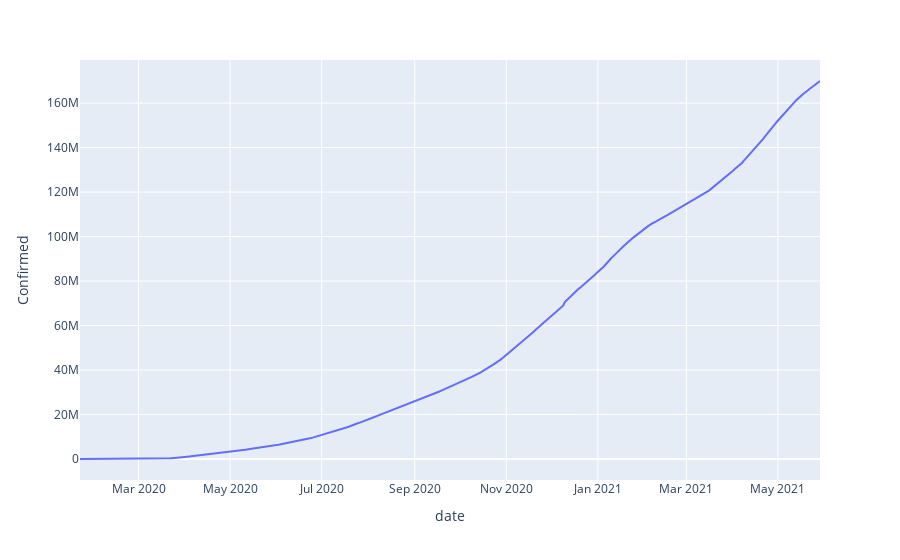

Write notebook code for a chart like this one.
### Code cell
group = dff.groupby(by='date')['Confirmed','Deaths'].sum().reset_index()
px.line(data_frame=group,x='date',y='Confirmed')

### Figure 1 — Plotly figure (JSON) as saved in the notebook; plotly's stock layout.template omitted (floating-point values rounded to 4 significant figures; data arrays with more than 128 entries replaced by an {"elided": "..."} marker saying what was removed)
{"data": [{"hovertemplate": "date=%{x}<br>Confirmed=%{y}<extra></extra>", "legendgroup": "", "line": {"color": "#636efa", "dash": "solid"}, "marker": {"symbol": "circle"}, "mode": "lines", "name": "", "orientation": "v", "showlegend": false, "type": "scatter", "x": {"elided": "494 str values"}, "xaxis": "x", "y": {"elided": "494 int values"}, "yaxis": "y"}], "layout": {"legend": {"tracegroupgap": 0}, "margin": {"t": 60}, "xaxis": {"anchor": "y", "domain": [0, 1], "title": {"text": "date"}}, "yaxis": {"anchor": "x", "domain": [0, 1], "title": {"text": "Confirmed"}}}}
